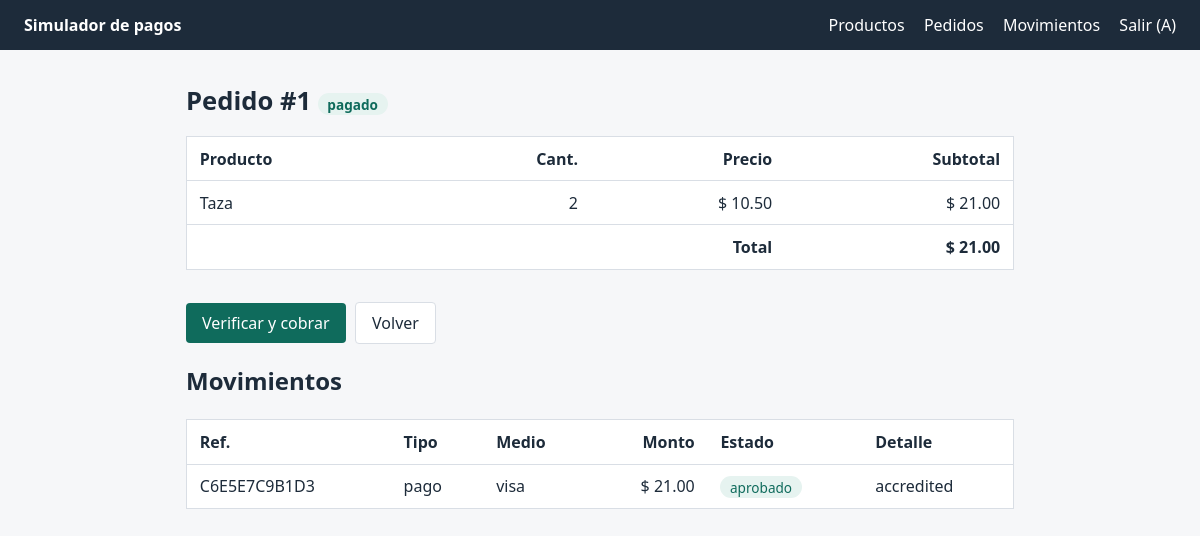
Screenshot of /pedidos/1 (signed in) with the database file from the repository.
### models.py (models this page shows, shortened)
class Usuario(UserMixin, db.Model):
    id = db.Column(db.Integer, primary_key=True)
    nombre = db.Column(db.String(80), nullable=False)
    email = db.Column(db.String(120), unique=True, nullable=False)
    password_hash = db.Column(db.String(256), nullable=False)
    productos = db.relationship("Producto", backref="dueno", lazy=True)
    pedidos = db.relationship("Pedido", backref="usuario", lazy=True)

class Pedido(db.Model):
    id = db.Column(db.Integer, primary_key=True)
    usuario_id = db.Column(db.Integer, db.ForeignKey("usuario.id"), nullable=False)
    estado = db.Column(db.String(20), nullable=False, default="pendiente")
    creado = db.Column(db.DateTime, default=ahora)
    items = db.relationship("ItemPedido", backref="pedido", cascade="all, delete-orphan")
    pagos = db.relationship("Pago", backref="pedido", order_by="Pago.id.desc()")
    @property
    def total(self):
        return sum(i.subtotal for i in self.items)

class ItemPedido(db.Model):
    id = db.Column(db.Integer, primary_key=True)
    pedido_id = db.Column(db.Integer, db.ForeignKey("pedido.id"), nullable=False)
    producto_id = db.Column(db.Integer, db.ForeignKey("producto.id"), nullable=False)
    cantidad = db.Column(db.Integer, nullable=False)
    precio_unitario = db.Column(db.Numeric(10, 2), nullable=False)
    producto = db.relationship("Producto")
    @property
    def subtotal(self):
        return self.precio_unitario * self.cantidad

class Producto(db.Model):
    id = db.Column(db.Integer, primary_key=True)
    nombre = db.Column(db.String(120), nullable=False)
    descripcion = db.Column(db.Text, default="")
    precio = db.Column(db.Numeric(10, 2), nullable=False)
    stock = db.Column(db.Integer, nullable=False, default=0)
    dueno_id = db.Column(db.Integer, db.ForeignKey("usuario.id"), nullable=False)

class Pago(db.Model):
    id = db.Column(db.Integer, primary_key=True)
    pedido_id = db.Column(db.Integer, db.ForeignKey("pedido.id"), nullable=False)
    tipo = db.Column(db.String(10), nullable=False)
    monto = db.Column(db.Numeric(10, 2), nullable=False)
    metodo = db.Column(db.String(60), nullable=False, default="")
    estado = db.Column(db.String(20), nullable=False)
    motivo = db.Column(db.String(200), default="")
    mp_payment_id = db.Column(db.String(30), unique=True, nullable=True)
    referencia = db.Column(db.String(12), default=lambda: uuid.uuid4().hex[:12].upper())
    creado = db.Column(db.DateTime, default=ahora)

### routes/pedidos.py (the view)
@bp.route("/<int:id>")
@login_required
def detalle(id):
    return render_template("pedidos/detalle.html", pedido=pedido_propio_o_404(id), accion=AccionForm())

### models.py (called while the page is built)
@login_manager.user_loader
def cargar_usuario(user_id):
    return db.session.get(Usuario, int(user_id))

### routes/pedidos.py (called while the page is built)
def pedido_propio_o_404(id):
    p = db.get_or_404(Pedido, id)
    if p.usuario_id != current_user.id:
        abort(403)
    return p

### templates/pedidos/detalle.html
{% extends "base.html" %}{% from "_macros.html" import boton_post %}
{% block contenido %}<h1>Pedido #{{ pedido.id }} <span class="estado {{ pedido.estado }}">{{ pedido.estado }}</span></h1>
<table><tr><th>Producto</th><th class="num">Cant.</th><th class="num">Precio</th><th class="num">Subtotal</th></tr>
{% for i in pedido.items %}<tr><td>{{ i.producto.nombre }}</td><td class="num">{{ i.cantidad }}</td>
<td class="num">$ {{ '%.2f'|format(i.precio_unitario) }}</td><td class="num">$ {{ '%.2f'|format(i.subtotal) }}</td></tr>{% endfor %}
<tr><th colspan="3" class="num">Total</th><th class="num">$ {{ '%.2f'|format(pedido.total) }}</th></tr></table>
<div class="acciones" style="margin-top:1rem">
{% if pedido.estado == 'pendiente' %}
{{ boton_post(url_for('pagos.pagar', pedido_id=pedido.id), accion, 'Pagar con Mercado Pago', 'btn') }}
{{ boton_post(url_for('pedidos.cancelar', id=pedido.id), accion, 'Cancelar pedido', 'btn peligro') }}
{% elif pedido.estado == 'pagado' %}
{{ boton_post(url_for('pagos.cobrar', pedido_id=pedido.id), accion, 'Verificar y cobrar', 'btn') }}{% endif %}
<a class="btn sec" href="{{ url_for('pedidos.lista') }}">Volver</a></div>
{% if pedido.pagos %}<h2>Movimientos</h2>
<table><tr><th>Ref.</th><th>Tipo</th><th>Medio</th><th class="num">Monto</th><th>Estado</th><th>Detalle</th></tr>
{% for g in pedido.pagos %}<tr><td>{{ g.referencia }}</td><td>{{ g.tipo }}</td><td>{{ g.metodo }}</td><td class="num">$ {{ '%.2f'|format(g.monto) }}</td>
<td><span class="estado {{ g.estado }}">{{ g.estado }}</span></td><td>{{ g.motivo }}</td></tr>{% endfor %}</table>{% endif %}{% endblock %}

### templates/base.html (shortened to what this page needs)
<!doctype html>
<html lang="es"><head><meta charset="utf-8">
<link rel="stylesheet" href="{{ url_for('static', filename='style.css') }}"></head>
<body>
<nav>
  <span class="marca">Simulador de pagos</span>
  {% if current_user.is_authenticated %}
    <a href="{{ url_for('productos.lista') }}">Productos</a>
    <a href="{{ url_for('pedidos.lista') }}">Pedidos</a>
    <a href="{{ url_for('pagos.historial') }}">Movimientos</a>
    <form method="post" action="{{ url_for('auth.logout') }}">
      <button>Salir ({{ current_user.nombre }})</button></form>
  {% else %}
    <a href="{{ url_for('auth.login') }}">Iniciar sesión</a>
    <a href="{{ url_for('auth.registro') }}">Crear cuenta</a>
  {% endif %}
</nav>
<main>
{% block contenido %}{% endblock %}
</main></body></html>

### templates/_macros.html (shortened to what this page needs)
{% macro boton_post(url, form, texto, clase="btn chico") %}
<form method="post" action="{{ url }}">{{ form.hidden_tag() }}<button class="{{ clase }}">{{ texto }}</button></form>
{% endmacro %}

### static/style.css (style rules this page uses)
:root { --tinta:#1d2b3a;--papel:#f6f7f9;--linea:#d9dee5;--acento:#0f6b5c;--ok:#0f6b5c;--error:#b3261e;--aviso:#8a5a00 }
* { box-sizing:border-box }
body { margin:0;font:16px/1.5 "Segoe UI",system-ui,sans-serif;color:var(--tinta);background:var(--papel) }
nav { display:flex;gap:1.2rem;align-items:center;padding:.8rem 1.5rem;background:var(--tinta);color:#fff }
nav a,nav button { color:#fff;text-decoration:none;background:none;border:0;font:inherit;cursor:pointer;padding:0 }
nav .marca { font-weight:700;margin-right:auto }
main { max-width:860px;margin:2rem auto;padding:0 1rem }
h1 { margin:0 0 1rem;font-size:1.6rem }
table { width:100%;border-collapse:collapse;background:#fff;border:1px solid var(--linea) }
th,td { padding:.6rem .8rem;text-align:left;border-bottom:1px solid var(--linea) }
.num { text-align:right;font-variant-numeric:tabular-nums }
.btn,button.btn { display:inline-block;background:var(--acento);color:#fff;border:0;border-radius:4px;padding:.5rem 1rem;font:inherit;text-decoration:none;cursor:pointer;margin-top:1rem }
.btn.sec { background:#fff;color:var(--tinta);border:1px solid var(--linea) }
.estado { padding:.1rem .6rem;border-radius:99px;font-size:.85rem;background:#e8ebef }
.estado.pagado,.estado.aprobado,.estado.cobrado { background:#e6f3f0;color:var(--ok) }
.acciones { display:flex;gap:.6rem;flex-wrap:wrap;align-items:center }
.acciones form { margin:0 }

### rows the page displays
Usuario: nombre "A"
Pedido: id "1", estado "pagado"
ItemPedido: producto.nombre "Taza", cantidad "2", precio_unitario "10.50", subtotal "21.00", total "21.00"
Pago: referencia "C6E5E7C9B1D3", tipo "pago", metodo "visa", monto "21.00", estado "aprobado", motivo "accredited"

### other values shown
{{ texto }} "Verificar y cobrar"
